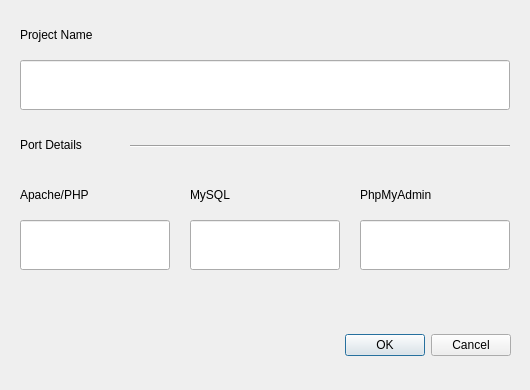
<?xml version="1.0" encoding="UTF-8"?>
<ui version="4.0">
 <class>Dialog</class>
 <widget class="QDialog" name="Dialog">
  <property name="geometry">
   <rect>
    <x>0</x>
    <y>0</y>
    <width>530</width>
    <height>390</height>
   </rect>
  </property>
  <property name="windowTitle">
   <string>New Project</string>
  </property>
  <widget class="QDialogButtonBox" name="buttonBox">
   <property name="geometry">
    <rect>
     <x>170</x>
     <y>320</y>
     <width>341</width>
     <height>50</height>
    </rect>
   </property>
   <property name="orientation">
    <enum>Qt::Horizontal</enum>
   </property>
   <property name="standardButtons">
    <set>QDialogButtonBox::Cancel|QDialogButtonBox::Ok</set>
   </property>
  </widget>
  <widget class="QLineEdit" name="web_port">
   <property name="geometry">
    <rect>
     <x>20</x>
     <y>220</y>
     <width>150</width>
     <height>50</height>
    </rect>
   </property>
  </widget>
  <widget class="Line" name="line">
   <property name="geometry">
    <rect>
     <x>130</x>
     <y>145</y>
     <width>380</width>
     <height>3</height>
    </rect>
   </property>
   <property name="orientation">
    <enum>Qt::Horizontal</enum>
   </property>
  </widget>
  <widget class="QLabel" name="web_port_label">
   <property name="geometry">
    <rect>
     <x>20</x>
     <y>170</y>
     <width>140</width>
     <height>50</height>
    </rect>
   </property>
   <property name="text">
    <string>Apache/PHP</string>
   </property>
  </widget>
  <widget class="QLabel" name="pname_label">
   <property name="geometry">
    <rect>
     <x>20</x>
     <y>10</y>
     <width>120</width>
     <height>50</height>
    </rect>
   </property>
   <property name="text">
    <string>Project Name</string>
   </property>
  </widget>
  <widget class="QLineEdit" name="db_port_label">
   <property name="geometry">
    <rect>
     <x>190</x>
     <y>220</y>
     <width>150</width>
     <height>50</height>
    </rect>
   </property>
  </widget>
  <widget class="QLineEdit" name="p_name">
   <property name="geometry">
    <rect>
     <x>20</x>
     <y>60</y>
     <width>490</width>
     <height>50</height>
    </rect>
   </property>
  </widget>
  <widget class="QLabel" name="db_port">
   <property name="geometry">
    <rect>
     <x>190</x>
     <y>170</y>
     <width>150</width>
     <height>50</height>
    </rect>
   </property>
   <property name="text">
    <string>MySQL</string>
   </property>
  </widget>
  <widget class="QLabel" name="port_section_label">
   <property name="geometry">
    <rect>
     <x>20</x>
     <y>120</y>
     <width>180</width>
     <height>50</height>
    </rect>
   </property>
   <property name="text">
    <string>Port Details</string>
   </property>
  </widget>
  <widget class="QLineEdit" name="pma_port">
   <property name="geometry">
    <rect>
     <x>360</x>
     <y>220</y>
     <width>150</width>
     <height>50</height>
    </rect>
   </property>
  </widget>
  <widget class="QLabel" name="pma_port_label">
   <property name="geometry">
    <rect>
     <x>360</x>
     <y>170</y>
     <width>130</width>
     <height>50</height>
    </rect>
   </property>
   <property name="text">
    <string>PhpMyAdmin</string>
   </property>
  </widget>
 </widget>
 <resources/>
 <connections>
  <connection>
   <sender>buttonBox</sender>
   <signal>accepted()</signal>
   <receiver>Dialog</receiver>
   <slot>accept()</slot>
   <hints>
    <hint type="sourcelabel">
     <x>248</x>
     <y>254</y>
    </hint>
    <hint type="destinationlabel">
     <x>157</x>
     <y>274</y>
    </hint>
   </hints>
  </connection>
  <connection>
   <sender>buttonBox</sender>
   <signal>rejected()</signal>
   <receiver>Dialog</receiver>
   <slot>reject()</slot>
   <hints>
    <hint type="sourcelabel">
     <x>316</x>
     <y>260</y>
    </hint>
    <hint type="destinationlabel">
     <x>286</x>
     <y>274</y>
    </hint>
   </hints>
  </connection>
 </connections>
</ui>
